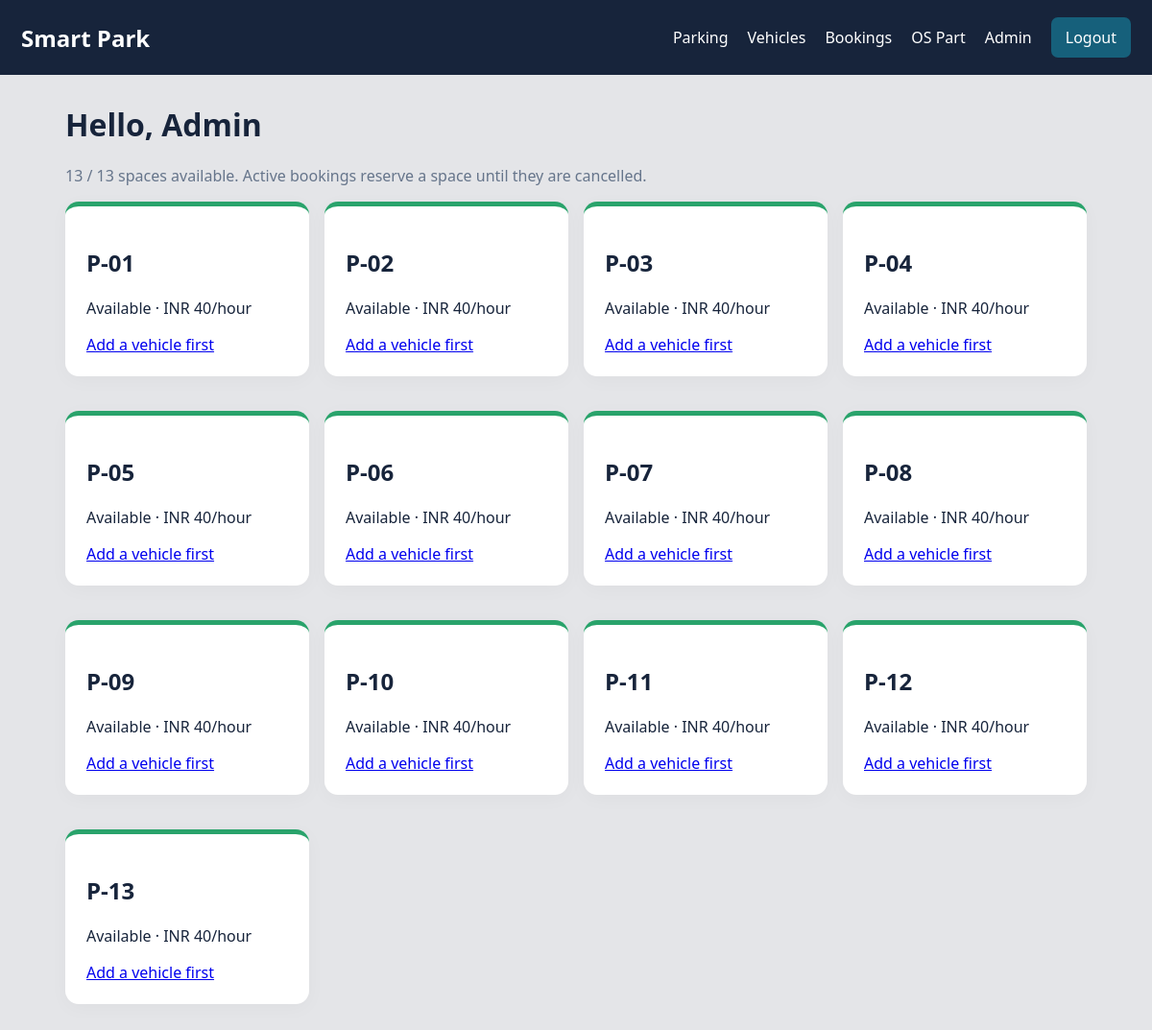
The page / (signed in) on the database its author committed.
### tables this page shows
CREATE TABLE spaces(
    id INTEGER PRIMARY KEY,
    label TEXT UNIQUE NOT NULL,
    rate INTEGER NOT NULL CHECK(rate > 0)
);

### app.py (the view)
@app.get("/")
def home():
    with connect() as connection:
        spaces = connection.execute(
            """
            SELECT s.*,
                   EXISTS(
                       SELECT 1 FROM bookings b
                       WHERE b.space_id = s.id AND b.status = 'active'
                   ) AS busy
            FROM spaces s
            ORDER BY s.id
            """
        ).fetchall()
        vehicles = connection.execute(
            "SELECT * FROM vehicles WHERE user_id = ?",
            (session["uid"],),
        ).fetchall()
    free_count = sum(not space["busy"] for space in spaces)
    return render_template(
        "home.html", spaces=spaces, vehicles=vehicles, free=free_count
    )

### app.py (called while the page is built)
def connect():
    connection = sqlite3.connect(DB, timeout=15)
    connection.row_factory = sqlite3.Row
    connection.execute("PRAGMA foreign_keys = ON")
    return connection

@app.before_request
def guard():
    if request.endpoint not in ("login", "register", "static") and not session.get("uid"):
        return redirect("/login")

### templates/home.html (shortened to what this page needs)
{% extends "base.html" %}
{% block content %}
<h1>Hello, {{ session.get('name') }}</h1>
<p class="muted">{{ free }} / {{ spaces|length }} spaces available. Active bookings reserve a space until they are cancelled.</p>
<div class="grid">
    {% for space in spaces %}
    <div class="card {{ 'busy' if space.busy else 'free' }}">
        <h2>{{ space.label }}</h2>
        <p>{{ 'Occupied' if space.busy else 'Available' }} · INR {{ space.rate }}/hour</p>
        {% if not space.busy and vehicles %}
        <form action="/book" method="post">
            <input type="hidden" name="sid" value="{{ space.id }}">
            <label for="vehicle-{{ space.id }}">Vehicle</label>
            <select id="vehicle-{{ space.id }}" name="vid">
                {% for vehicle in vehicles %}
                <option value="{{ vehicle.id }}">{{ vehicle.plate }}</option>
                {% endfor %}
            </select>
            <label for="hours-{{ space.id }}">Hours</label>
            <input id="hours-{{ space.id }}" type="number" name="hours" value="1" min="1" max="24" required>
            <button type="submit">Book</button>
        </form>
        {% elif not vehicles %}
        <a href="/vehicles">Add a vehicle first</a>
        {% endif %}
    </div>
    {% endfor %}
</div>
{% endblock %}

### templates/base.html (shortened to what this page needs)
<!doctype html>
<html lang="en">
<head>
    <link rel="stylesheet" href="{{ url_for('static', filename='style.css') }}">
</head>
<body>
    <nav>
        <a class="brand" href="/">Smart Park</a>
        {% if session.get('uid') %}
            <a href="/">Parking</a>
            <a href="/vehicles">Vehicles</a>
            <a href="/bookings">Bookings</a>
            <a href="/os">OS Part</a>
            {% if session.get('role') == 'admin' %}
                <a href="/admin">Admin</a>
            {% endif %}
            <form method="post" action="/logout" class="logout-form">
                <button type="submit">Logout</button>
            </form>
        {% else %}
            <a href="/login">Login</a>
            <a href="/register">Register</a>
        {% endif %}
    </nav>
    <main>
        {% block content %}{% endblock %}
    </main>
</body>
</html>

### static/style.css (style rules this page uses)
* { box-sizing: border-box; }
body { margin: 0; background: #e4e5e8; color: #17243b; font: 16px system-ui, sans-serif; }
nav { background: #17243b; padding: 18px 22px; color: white; display: flex; gap: 20px; flex-wrap: wrap; align-items: center; }
nav a { color: white; text-decoration: none; }
nav .brand { font-size: 24px; font-weight: 700; margin-right: auto; }
main { max-width: 1100px; margin: 30px auto; padding: 0 18px; min-height: 65vh; }
.card { background: white; padding: 22px; border-radius: 14px; margin-bottom: 20px; box-shadow: 0 4px 20px #00000008; }
.grid { display: grid; grid-template-columns: repeat(auto-fit, minmax(220px, 1fr)); gap: 16px; }
.free { border-top: 5px solid #29a36b; }
button { background: #16607b; color: white; padding: 10px 15px; border: 0; border-radius: 7px; cursor: pointer; font: inherit; }
.logout-form { margin: 0; }
.muted { color: #66758b; }

### rows shown on the page
spaces: label "P-01", busy "Available", rate "40"
spaces: label "P-02", busy "Available", rate "40"
spaces: label "P-03", busy "Available", rate "40"
spaces: label "P-04", busy "Available", rate "40"
spaces: label "P-05", busy "Available", rate "40"
spaces: label "P-06", busy "Available", rate "40"
spaces: label "P-07", busy "Available", rate "40"
spaces: label "P-08", busy "Available", rate "40"
spaces: label "P-09", busy "Available", rate "40"
spaces: label "P-10", busy "Available", rate "40"
spaces: label "P-11", busy "Available", rate "40"
spaces: label "P-12", busy "Available", rate "40"
spaces: label "P-13", busy "Available", rate "40"

### other values the page prints
{{ session.get('name') }} "Admin"
{{ free }} "13"
{{ spaces|length }} "13"
